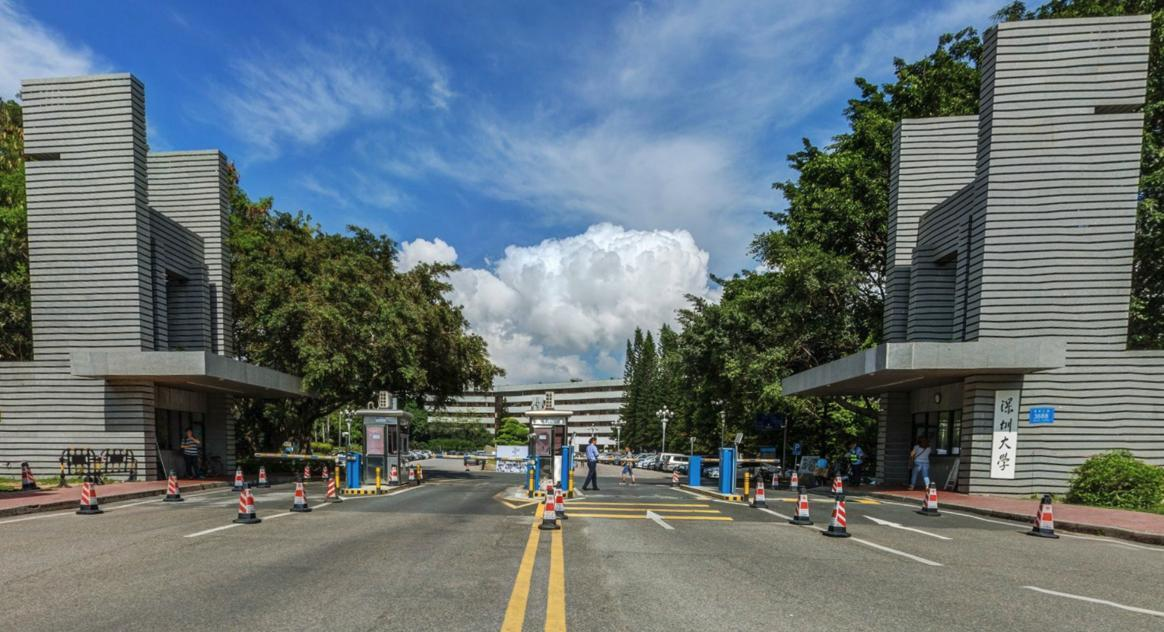
%> input picture ICV/lab1/test.jpg, 1164 x 632 px
$ octave lab2_1.m   (GNU Octave 9; MATLAB toolbox functions it lacks are replaced by stand-ins)
%> lines starting %> are read from the running program, lines starting %| are printed output that depends on the picture

% Please put "test.jpg" in your current working directory,  then you
% can run the following commands.

im = imread('test.jpg');
%> im is the input picture: size 632x1164x3 uint8; mean R, G, B 101.8, 114.1, 118.4

%% exercise 1

im_grey = sum(im, 3);
im_grey = im_grey / max(im_grey(:));
subplot(2, 4, 1);
imshow(im_grey); title('grey image');

radius = 3;
filter = ones(radius, radius) / (radius*radius);
im2 = imfilter(im_grey, filter);
subplot(2, 4, 2);
imshow(im2); title('radius=3');

%% exercise 2
radius = 5;
filter = ones(radius, radius) / (radius*radius);
im3 = imfilter(im_grey, filter);
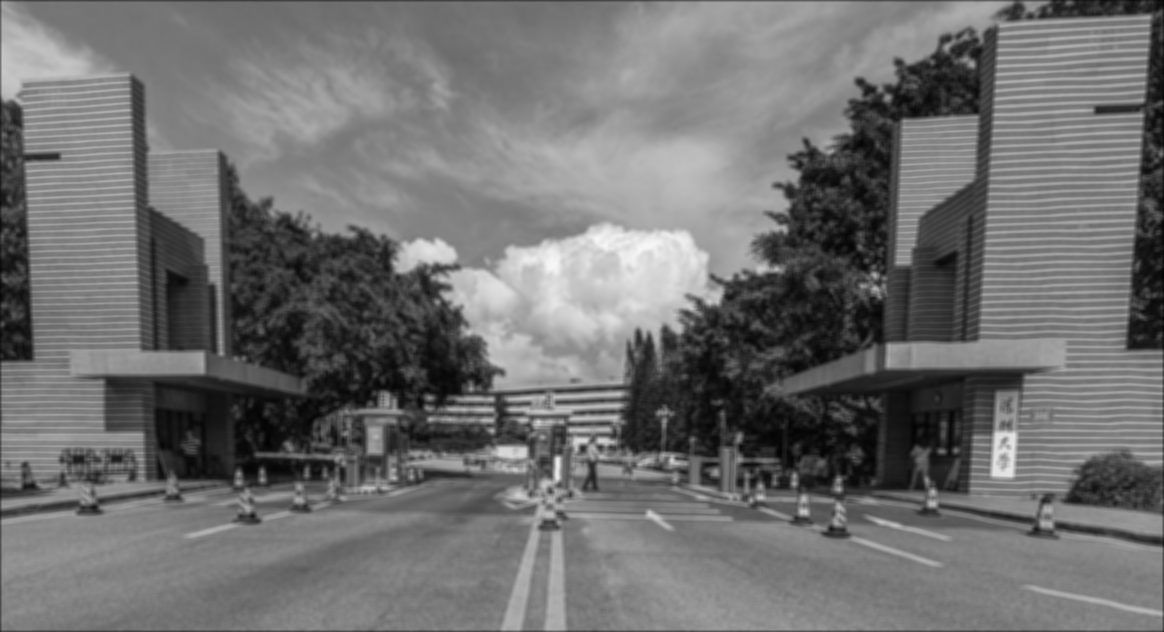
%> im3: size 632x1164 double; min 0.0131, max 0.969, mean 0.439
subplot(2, 4, 3);
imshow(im3); title('radius=5');

radius = 7;
filter = ones(radius, radius) / (radius*radius);
im4 = imfilter(im_grey, filter);
subplot(2, 4, 4);
imshow(im4); title('radius=7');

%% exercise 3

% base_filter = [1 1 1; 0 0 0; -1 -1 -1];
base_filter = [0 0 0 0 0; 1 1 1 1 1; 0 0 0 0 0; -1 -1 -1 -1 -1; 0 0 0 0 0];

angle = 0;
filter = imrotate(base_filter, angle, 'crop');
im5 = imfilter(im_grey, filter);
subplot(2, 4, 5);
imshow(im5); title('angle=0');

%% exercise 4
angle = 45;
filter = imrotate(base_filter, angle, 'crop');
im6 = imfilter(im_grey, filter);
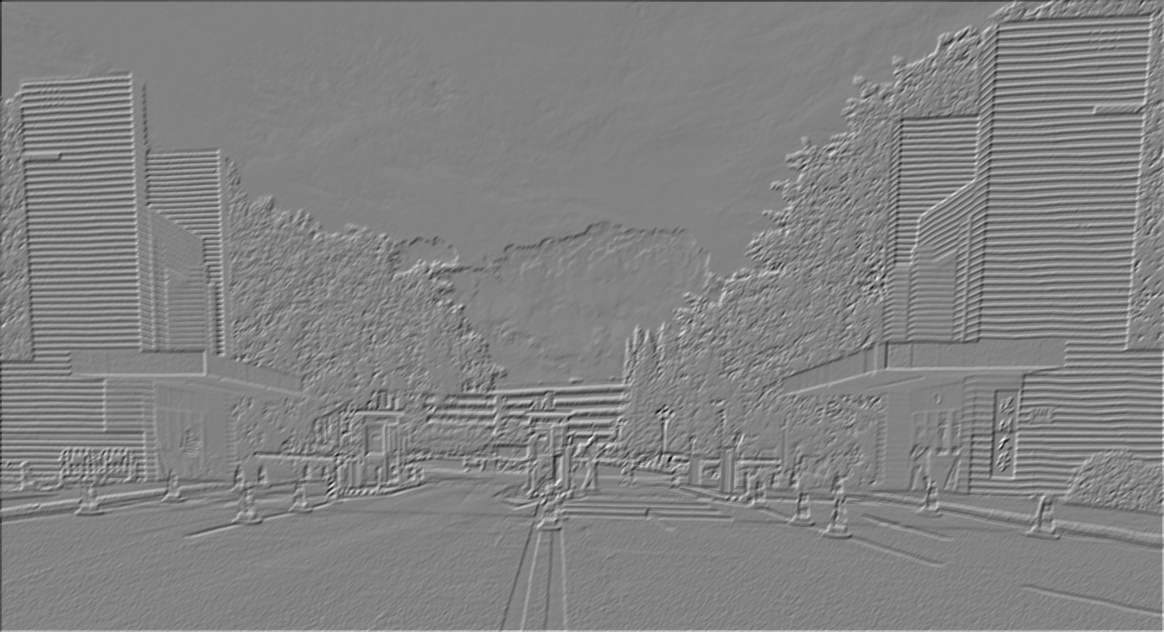
%> im6: size 632x1164 double; min -3.86, max 3.66, mean 0.000115; drawn with min black and max white
subplot(2, 4, 6);
imshow(im6); title('angle=45');

angle = 90;
filter = imrotate(base_filter, angle, 'crop');
im7 = imfilter(im_grey, filter);
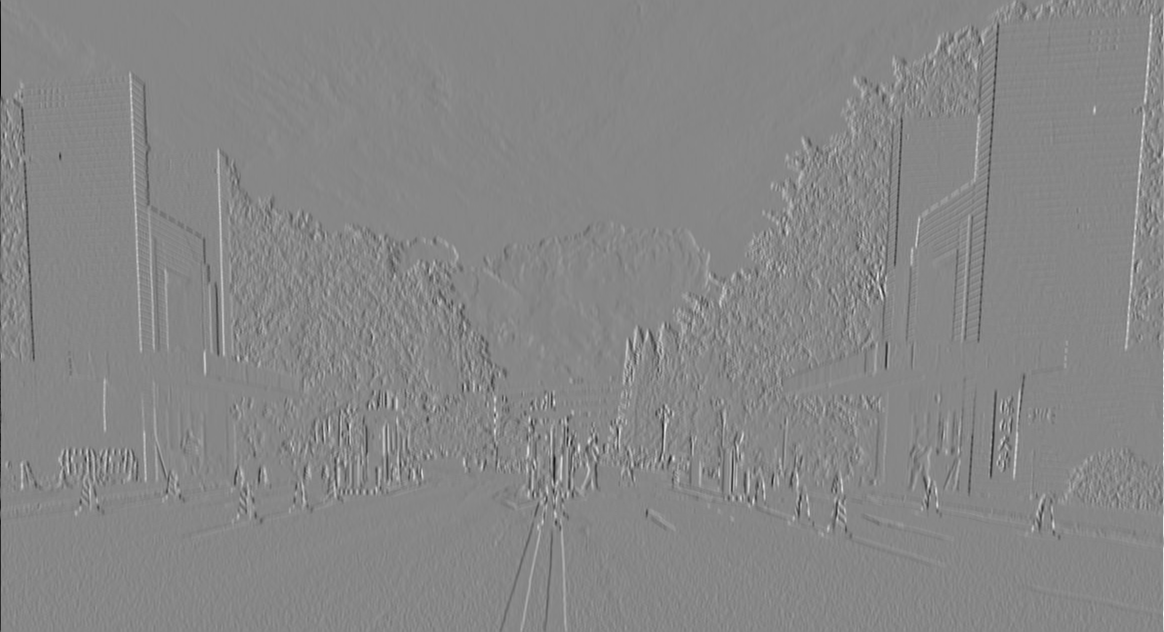
%> im7: size 632x1164 double; min -3.91, max 3.47, mean 0.000422; drawn with min black and max white
subplot(2, 4, 7);
imshow(im7); title('angle=90');
%> after `imshow(im7)`:
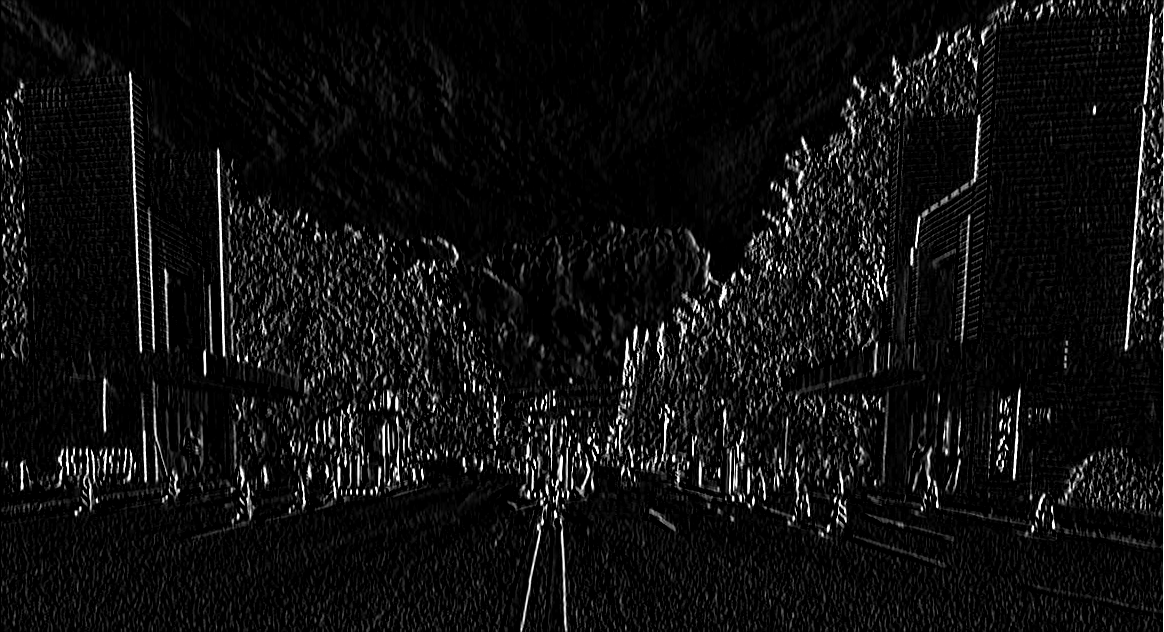
%> displayed picture: size 632x1164, on the screen's scale of 0 to 255; min 0, max 255, mean 15.9

angle = 135;
filter = imrotate(base_filter, angle, 'crop');
im8 = imfilter(im_grey, filter);
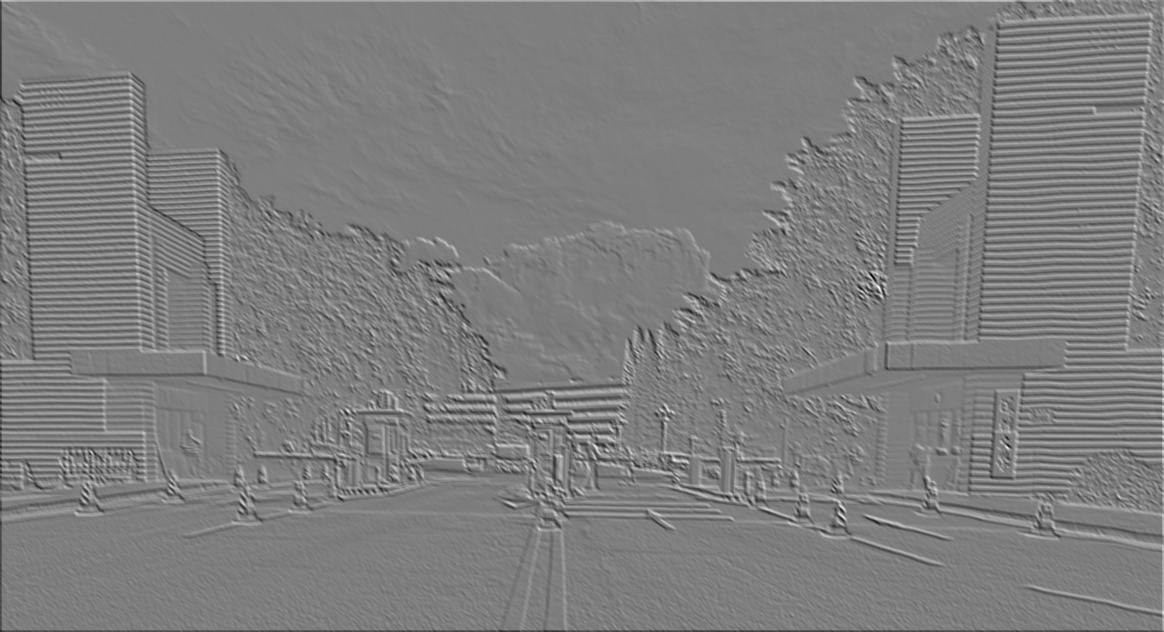
%> im8: size 632x1164 double; min -3.85, max 3.93, mean 0.000765; drawn with min black and max white
subplot(2, 4, 8);
imshow(im8); title('angle=135');
%> after `imshow(im8)`:
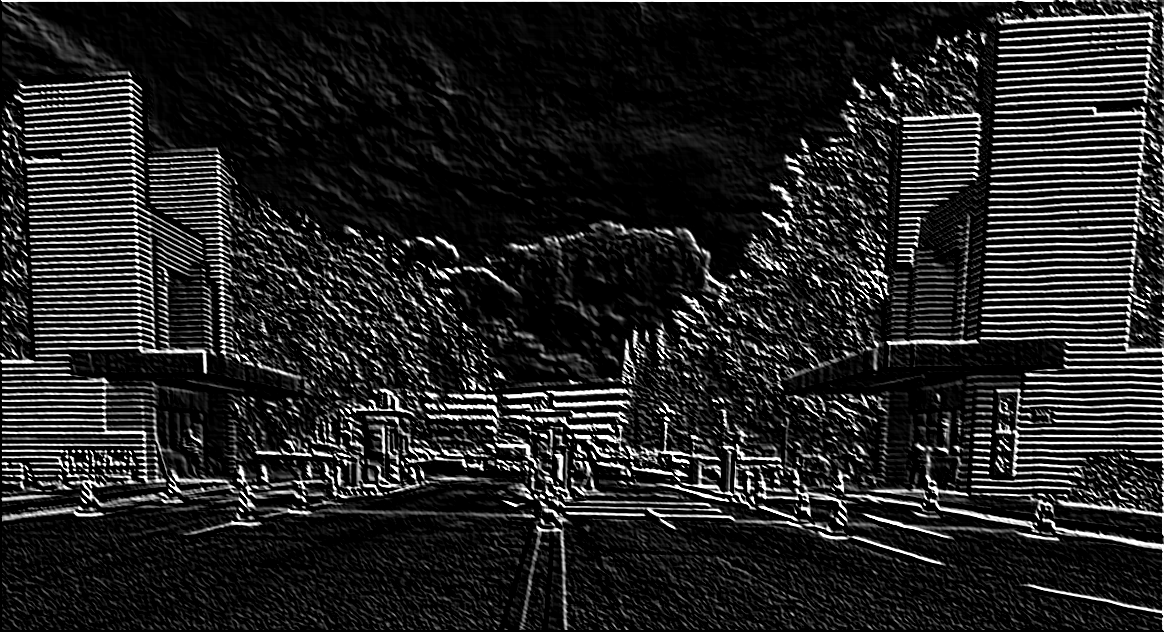
%> displayed picture: size 632x1164, on the screen's scale of 0 to 255; min 0, max 255, mean 36.2


%% display the big image
figure(2); imshow(im_grey); title('grey image'); pause;
figure(2); imshow(im2); title('radius=3'); pause;
figure(2); imshow(im3); title('radius=5'); pause;
figure(2); imshow(im4); title('radius=7'); pause;
figure(2); imshow(im5); title('angle=0'); pause;
figure(2); imshow(im6); title('angle=45'); pause;
figure(2); imshow(im7); title('angle=90'); pause;
figure(2); imshow(im8); title('angle=135');

$ run again, with ICV/lab1/img2.png saved as ICV/lab1/test.jpg
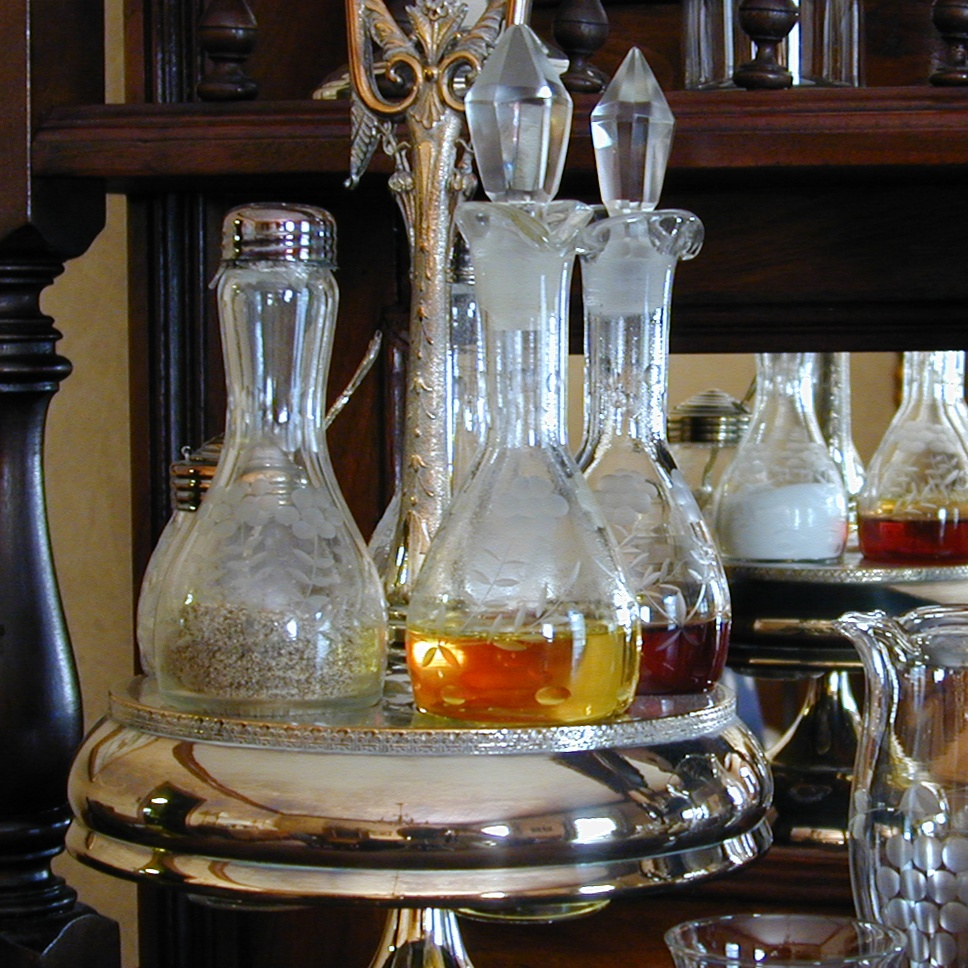
%> input picture ICV/lab1/img2.png, 968 x 968 px
%> im is the input picture: size 968x968x3 uint8; mean R, G, B 91.8, 84.8, 76.6
%> `im7 = imfilter(im_grey, filter);`:
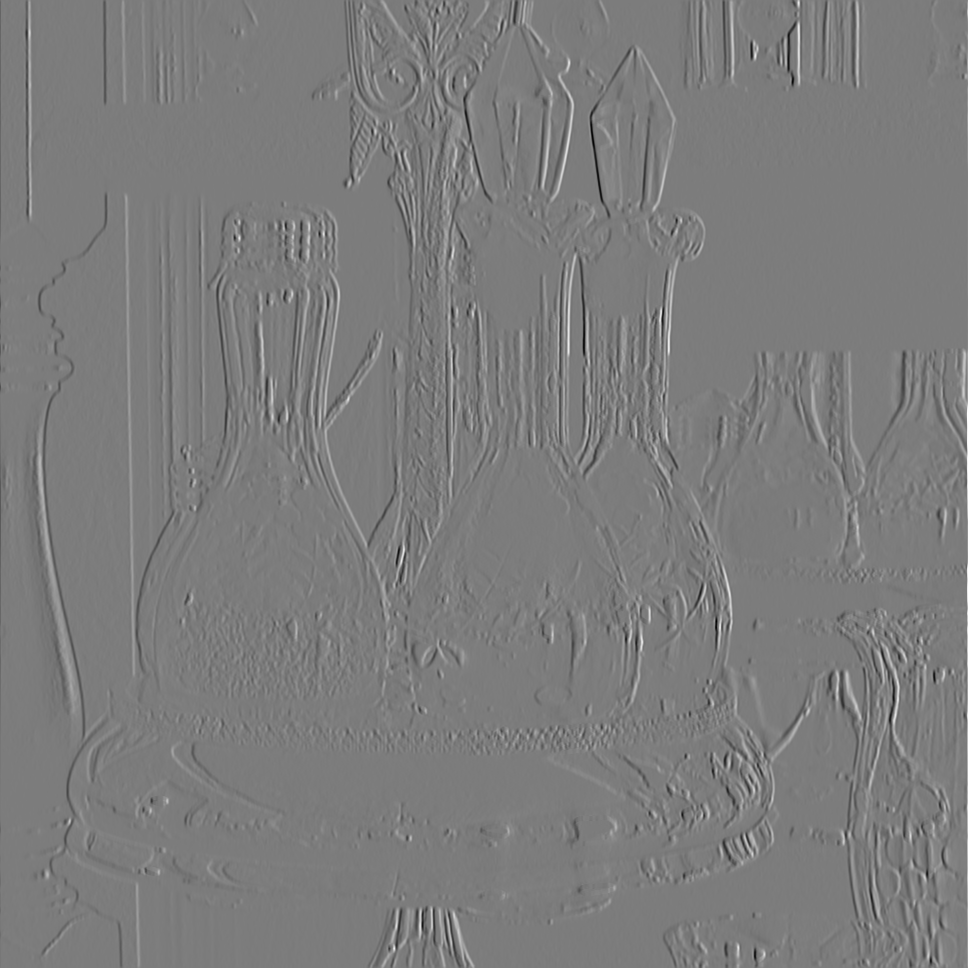
%> im7: size 968x968 double; min -4.44, max 4.65, mean -0.00102; drawn with min black and max white
%> `imshow(im8)`:
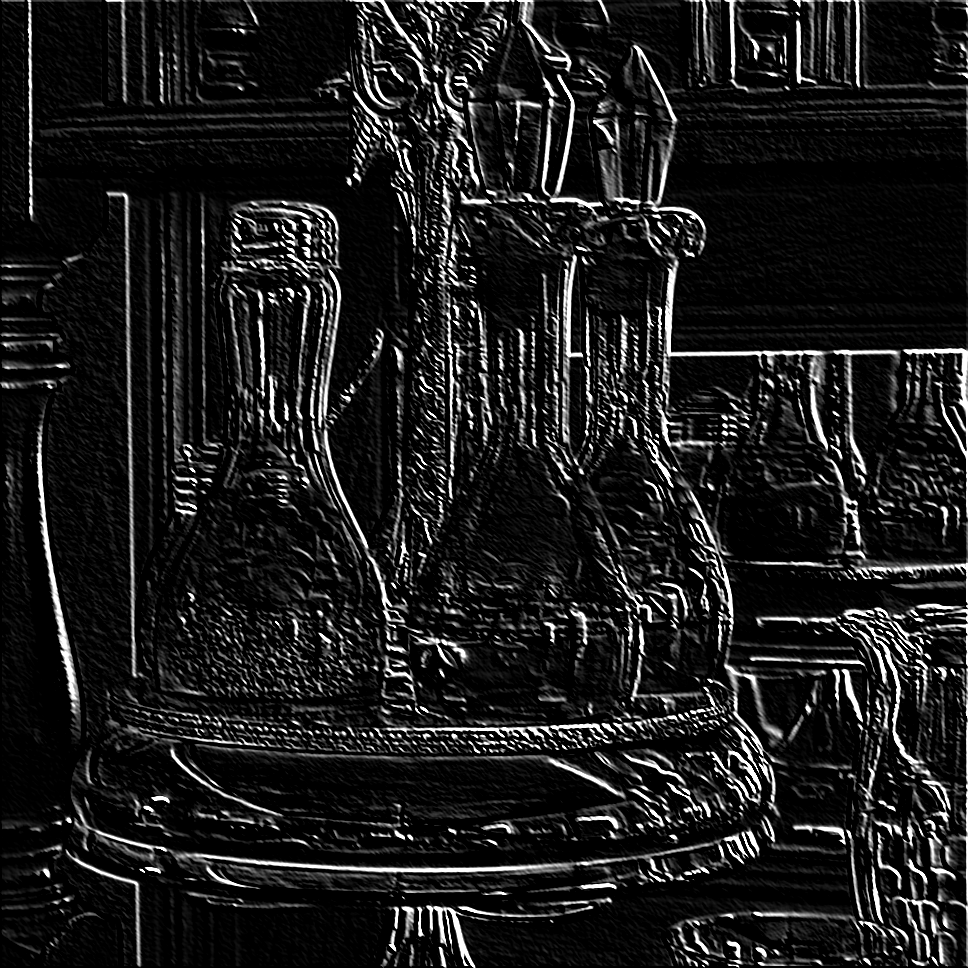
%> displayed picture: size 968x968, on the screen's scale of 0 to 255; min 0, max 255, mean 28.3
